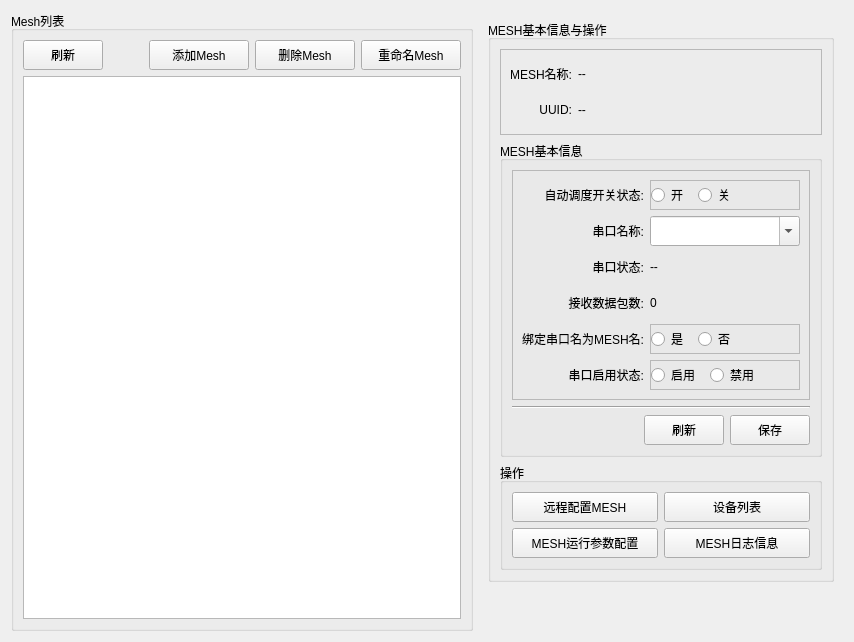
               <widget class="QWidget" name="tabTKTMeshInfo">
                <attribute name="title">
                 <string>TKTMesh信息</string>
                </attribute>
                <layout class="QHBoxLayout" name="horizontalLayout_8">
                 <item>
                  <widget class="QGroupBox" name="groupBox">
                   <property name="sizePolicy">
                    <sizepolicy hsizetype="Expanding" vsizetype="Preferred">
                     <horstretch>0</horstretch>
                     <verstretch>0</verstretch>
                    </sizepolicy>
                   </property>
                   <property name="title">
                    <string>Mesh列表</string>
                   </property>
                   <layout class="QVBoxLayout" name="verticalLayout_3">
                    <item>
                     <layout class="QHBoxLayout" name="horizontalLayout_9">
                      <item>
                       <widget class="QPushButton" name="buttonRefreshMeshList">
                        <property name="minimumSize">
                         <size>
                          <width>0</width>
                          <height>30</height>
                         </size>
                        </property>
                        <property name="text">
                         <string>刷新</string>
                        </property>
                       </widget>
                      </item>
                      <item>
                       <spacer name="horizontalSpacer_3">
                        <property name="orientation">
                         <enum>Qt::Horizontal</enum>
                        </property>
                        <property name="sizeHint" stdset="0">
                         <size>
                          <width>40</width>
                          <height>20</height>
                         </size>
                        </property>
                       </spacer>
                      </item>
                      <item>
                       <widget class="QPushButton" name="buttonAddMesh">
                        <property name="minimumSize">
                         <size>
                          <width>100</width>
                          <height>30</height>
                         </size>
                        </property>
                        <property name="text">
                         <string>添加Mesh</string>
                        </property>
                       </widget>
                      </item>
                      <item>
                       <widget class="QPushButton" name="buttonRemoveMesh">
                        <property name="minimumSize">
                         <size>
                          <width>100</width>
                          <height>30</height>
                         </size>
                        </property>
                        <property name="text">
                         <string>删除Mesh</string>
                        </property>
                       </widget>
                      </item>
                      <item>
                       <widget class="QPushButton" name="buttonRenameMesh">
                        <property name="minimumSize">
                         <size>
                          <width>100</width>
                          <height>30</height>
                         </size>
                        </property>
                        <property name="text">
                         <string>重命名Mesh</string>
                        </property>
                       </widget>
                      </item>
                     </layout>
                    </item>
                    <item>
                     <widget class="QTableView" name="tableMesh"/>
                    </item>
                   </layout>
                  </widget>
                 </item>
                 <item>
                  <widget class="QFrame" name="frameMeshBasicInfo">
                   <property name="maximumSize">
                    <size>
                     <width>400</width>
                     <height>16777215</height>
                    </size>
                   </property>
                   <layout class="QVBoxLayout" name="verticalLayout_7">
                    <item>
                     <widget class="QGroupBox" name="groupBox_5">
                      <property name="minimumSize">
                       <size>
                        <width>0</width>
                        <height>200</height>
                       </size>
                      </property>
                      <property name="title">
                       <string>MESH基本信息与操作</string>
                      </property>
                      <layout class="QVBoxLayout" name="verticalLayout_8">
                       <item>
                        <widget class="QFrame" name="frame_4">
                         <property name="frameShape">
                          <enum>QFrame::StyledPanel</enum>
                         </property>
                         <property name="frameShadow">
                          <enum>QFrame::Raised</enum>
                         </property>
                         <layout class="QGridLayout" name="gridLayout_2">
                          <item row="1" column="0">
                           <widget class="QLabel" name="label_21">
                            <property name="minimumSize">
                             <size>
                              <width>0</width>
                              <height>30</height>
                             </size>
                            </property>
                            <property name="text">
                             <string>UUID:</string>
                            </property>
                            <property name="alignment">
                             <set>Qt::AlignRight|Qt::AlignTrailing|Qt::AlignVCenter</set>
                            </property>
                           </widget>
                          </item>
                          <item row="1" column="1">
                           <widget class="QLabel" name="labelMeshUUID">
                            <property name="text">
                             <string>--</string>
                            </property>
                           </widget>
                          </item>
                          <item row="0" column="0">
                           <widget class="QLabel" name="label_20">
                            <property name="minimumSize">
                             <size>
                              <width>0</width>
                              <height>30</height>
                             </size>
                            </property>
                            <property name="text">
                             <string>MESH名称:</string>
                            </property>
                            <property name="alignment">
                             <set>Qt::AlignRight|Qt::AlignTrailing|Qt::AlignVCenter</set>
                            </property>
                           </widget>
                          </item>
                          <item row="0" column="1">
                           <widget class="QLabel" name="labelCurrentMeshName">
                            <property name="sizePolicy">
                             <sizepolicy hsizetype="Expanding" vsizetype="Preferred">
                              <horstretch>0</horstretch>
                              <verstretch>0</verstretch>
                             </sizepolicy>
                            </property>
                            <property name="text">
                             <string>--</string>
                            </property>
                           </widget>
                          </item>
                         </layout>
                        </widget>
                       </item>
                       <item>
                        <widget class="QGroupBox" name="groupBox_4">
                         <property name="title">
                          <string>MESH基本信息</string>
                         </property>
                         <layout class="QVBoxLayout" name="verticalLayout_4">
                          <item>
                           <widget class="QFrame" name="frame_3">
                            <property name="frameShape">
                             <enum>QFrame::StyledPanel</enum>
                            </property>
                            <property name="frameShadow">
                             <enum>QFrame::Raised</enum>
                            </property>
                            <layout class="QGridLayout" name="gridLayout_3">
                             <item row="5" column="1">
                              <widget class="QFrame" name="frameComEnableState">
                               <property name="minimumSize">
                                <size>
                                 <width>0</width>
                                 <height>30</height>
                                </size>
                               </property>
                               <property name="frameShape">
                                <enum>QFrame::StyledPanel</enum>
                               </property>
                               <property name="frameShadow">
                                <enum>QFrame::Raised</enum>
                               </property>
                               <layout class="QHBoxLayout" name="horizontalLayout_6">
                                <property name="spacing">
                                 <number>10</number>
                                </property>
                                <property name="leftMargin">
                                 <number>0</number>
                                </property>
                                <property name="topMargin">
                                 <number>0</number>
                                </property>
                                <property name="rightMargin">
                                 <number>0</number>
                                </property>
                                <property name="bottomMargin">
                                 <number>0</number>
                                </property>
                                <item>
                                 <widget class="QRadioButton" name="radioComEnable">
                                  <property name="text">
                                   <string>启用</string>
                                  </property>
                                 </widget>
                                </item>
                                <item>
                                 <widget class="QRadioButton" name="radioComDisable">
                                  <property name="text">
                                   <string>禁用</string>
                                  </property>
                                 </widget>
                                </item>
                                <item>
                                 <spacer name="horizontalSpacer_7">
                                  <property name="orientation">
                                   <enum>Qt::Horizontal</enum>
                                  </property>
                                  <property name="sizeHint" stdset="0">
                                   <size>
                                    <width>40</width>
                                    <height>20</height>
                                   </size>
                                  </property>
                                 </spacer>
                                </item>
                               </layout>
                              </widget>
                             </item>
                             <item row="0" column="1">
                              <widget class="QFrame" name="frameAutoScheduleState">
                               <property name="minimumSize">
                                <size>
                                 <width>0</width>
                                 <height>30</height>
                                </size>
                               </property>
                               <property name="frameShape">
                                <enum>QFrame::StyledPanel</enum>
                               </property>
                               <property name="frameShadow">
                                <enum>QFrame::Raised</enum>
                               </property>
                               <layout class="QHBoxLayout" name="horizontalLayout_4">
                                <property name="spacing">
                                 <number>10</number>
                                </property>
                                <property name="leftMargin">
                                 <number>0</number>
                                </property>
                                <property name="topMargin">
                                 <number>0</number>
                                </property>
                                <property name="rightMargin">
                                 <number>0</number>
                                </property>
                                <property name="bottomMargin">
                                 <number>0</number>
                                </property>
                                <item>
                                 <widget class="QRadioButton" name="radioAutoScheduleOn">
                                  <property name="text">
                                   <string>开</string>
                                  </property>
                                 </widget>
                                </item>
                                <item>
                                 <widget class="QRadioButton" name="radioAutoScheduleOff">
                                  <property name="text">
                                   <string>关</string>
                                  </property>
                                 </widget>
                                </item>
                                <item>
                                 <spacer name="horizontalSpacer_8">
                                  <property name="orientation">
                                   <enum>Qt::Horizontal</enum>
                                  </property>
                                  <property name="sizeHint" stdset="0">
                                   <size>
                                    <width>40</width>
                                    <height>20</height>
                                   </size>
                                  </property>
                                 </spacer>
                                </item>
                               </layout>
                              </widget>
                             </item>
                             <item row="4" column="1">
                              <widget class="QFrame" name="frameBindComNameToMeshNameState">
                               <property name="minimumSize">
                                <size>
                                 <width>0</width>
                                 <height>30</height>
                                </size>
                               </property>
                               <property name="frameShape">
                                <enum>QFrame::StyledPanel</enum>
                               </property>
                               <property name="frameShadow">
                                <enum>QFrame::Raised</enum>
                               </property>
                               <layout class="QHBoxLayout" name="horizontalLayout_12">
                                <property name="spacing">
                                 <number>10</number>
                                </property>
                                <property name="leftMargin">
                                 <number>0</number>
                                </property>
                                <property name="topMargin">
                                 <number>0</number>
                                </property>
                                <property name="rightMargin">
                                 <number>0</number>
                                </property>
                                <property name="bottomMargin">
                                 <number>0</number>
                                </property>
                                <item>
                                 <widget class="QRadioButton" name="radioBindComNameToMeshNameYes">
                                  <property name="text">
                                   <string>是</string>
                                  </property>
                                 </widget>
                                </item>
                                <item>
                                 <widget class="QRadioButton" name="radioBindComNameToMeshNameNo">
                                  <property name="text">
                                   <string>否</string>
                                  </property>
                                 </widget>
                                </item>
                                <item>
                                 <spacer name="horizontalSpacer_9">
                                  <property name="orientation">
                                   <enum>Qt::Horizontal</enum>
                                  </property>
                                  <property name="sizeHint" stdset="0">
                                   <size>
                                    <width>40</width>
                                    <height>20</height>
                                   </size>
                                  </property>
                                 </spacer>
                                </item>
                               </layout>
                              </widget>
                             </item>
                             <item row="0" column="0">
                              <widget class="QLabel" name="label_11">
                               <property name="text">
                                <string>自动调度开关状态:</string>
                               </property>
                               <property name="alignment">
                                <set>Qt::AlignRight|Qt::AlignTrailing|Qt::AlignVCenter</set>
                               </property>
                              </widget>
                             </item>
                             <item row="1" column="0">
                              <widget class="QLabel" name="label_12">
                               <property name="text">
                                <string>串口名称:</string>
                               </property>
                               <property name="alignment">
                                <set>Qt::AlignRight|Qt::AlignTrailing|Qt::AlignVCenter</set>
                               </property>
                              </widget>
                             </item>
                             <item row="5" column="0">
                              <widget class="QLabel" name="label_14">
                               <property name="text">
                                <string>串口启用状态:</string>
                               </property>
                               <property name="alignment">
                                <set>Qt::AlignRight|Qt::AlignTrailing|Qt::AlignVCenter</set>
                               </property>
                              </widget>
                             </item>
                             <item row="1" column="1">
                              <widget class="AsyncDataCombox" name="combComName">
                               <property name="minimumSize">
                                <size>
                                 <width>0</width>
                                 <height>30</height>
                                </size>
                               </property>
                               <property name="editable">
                                <bool>true</bool>
                               </property>
                              </widget>
                             </item>
                             <item row="2" column="0">
                              <widget class="QLabel" name="label_13">
                               <property name="text">
                                <string>串口状态:</string>
                               </property>
                               <property name="alignment">
                                <set>Qt::AlignRight|Qt::AlignTrailing|Qt::AlignVCenter</set>
                               </property>
                              </widget>
                             </item>
                             <item row="4" column="0">
                              <widget class="QLabel" name="label_15">
                               <property name="text">
                                <string>绑定串口名为MESH名:</string>
                               </property>
                               <property name="alignment">
                                <set>Qt::AlignRight|Qt::AlignTrailing|Qt::AlignVCenter</set>
                               </property>
                              </widget>
                             </item>
                             <item row="2" column="1">
                              <widget class="QLabel" name="labelComState">
                               <property name="minimumSize">
                                <size>
                                 <width>0</width>
                                 <height>30</height>
                                </size>
                               </property>
                               <property name="text">
                                <string>--</string>
                               </property>
                              </widget>
                             </item>
                             <item row="3" column="0">
                              <widget class="QLabel" name="label_22">
                               <property name="text">
                                <string>接收数据包数:</string>
                               </property>
                               <property name="alignment">
                                <set>Qt::AlignRight|Qt::AlignTrailing|Qt::AlignVCenter</set>
                               </property>
                              </widget>
                             </item>
                             <item row="3" column="1">
                              <widget class="QLabel" name="labelReadDataFrames">
                               <property name="minimumSize">
                                <size>
                                 <width>0</width>
                                 <height>30</height>
                                </size>
                               </property>
                               <property name="text">
                                <string>0</string>
                               </property>
                              </widget>
                             </item>
                            </layout>
                           </widget>
                          </item>
                          <item>
                           <widget class="Line" name="line_2">
                            <property name="orientation">
                             <enum>Qt::Horizontal</enum>
                            </property>
                           </widget>
                          </item>
                          <item>
                           <layout class="QHBoxLayout" name="horizontalLayout_5">
                            <item>
                             <spacer name="horizontalSpacer_4">
                              <property name="orientation">
                               <enum>Qt::Horizontal</enum>
                              </property>
                              <property name="sizeHint" stdset="0">
                               <size>
                                <width>40</width>
                                <height>20</height>
                               </size>
                              </property>
                             </spacer>
                            </item>
                            <item>
                             <widget class="QPushButton" name="buttonRefreshMeshBasicInfo">
                              <property name="minimumSize">
                               <size>
                                <width>0</width>
                                <height>30</height>
                               </size>
                              </property>
                              <property name="text">
                               <string>刷新</string>
                              </property>
                             </widget>
                            </item>
                            <item>
                             <widget class="QPushButton" name="buttonSaveTKTMeshInfo">
                              <property name="minimumSize">
                               <size>
                                <width>0</width>
                                <height>30</height>
                               </size>
                              </property>
                              <property name="text">
                               <string>保存</string>
                              </property>
                             </widget>
                            </item>
                           </layout>
                          </item>
                         </layout>
                        </widget>
                       </item>
                       <item>
                        <widget class="QGroupBox" name="groupBox_6">
                         <property name="minimumSize">
                          <size>
                           <width>0</width>
                           <height>50</height>
                          </size>
                         </property>
                         <property name="title">
                          <string>操作</string>
                         </property>
                         <layout class="QGridLayout" name="gridLayout_4">
                          <item row="1" column="1">
                           <widget class="QPushButton" name="buttonMeshLog">
                            <property name="minimumSize">
                             <size>
                              <width>120</width>
                              <height>30</height>
                             </size>
                            </property>
                            <property name="text">
                             <string>MESH日志信息</string>
                            </property>
                           </widget>
                          </item>
                          <item row="0" column="0">
                           <widget class="QPushButton" name="buttonRemoteConfig">
                            <property name="minimumSize">
                             <size>
                              <width>120</width>
                              <height>30</height>
                             </size>
                            </property>
                            <property name="text">
                             <string>远程配置MESH</string>
                            </property>
                           </widget>
                          </item>
                          <item row="0" column="1">
                           <widget class="QPushButton" name="buttonDeviceList">
                            <property name="minimumSize">
                             <size>
                              <width>120</width>
                              <height>30</height>
                             </size>
                            </property>
                            <property name="text">
                             <string>设备列表</string>
                            </property>
                           </widget>
                          </item>
                          <item row="1" column="0">
                           <widget class="QPushButton" name="buttonRuntimeParams">
                            <property name="minimumSize">
                             <size>
                              <width>120</width>
                              <height>30</height>
                             </size>
                            </property>
                            <property name="text">
                             <string>MESH运行参数配置</string>
                            </property>
                           </widget>
                          </item>
                         </layout>
                        </widget>
                       </item>
                      </layout>
                     </widget>
                    </item>
                    <item>
                     <spacer name="verticalSpacer">
                      <property name="orientation">
                       <enum>Qt::Vertical</enum>
                      </property>
                      <property name="sizeHint" stdset="0">
                       <size>
                        <width>20</width>
                        <height>40</height>
                       </size>
                      </property>
                     </spacer>
                    </item>
                   </layout>
                  </widget>
                 </item>
                </layout>
               </widget>
